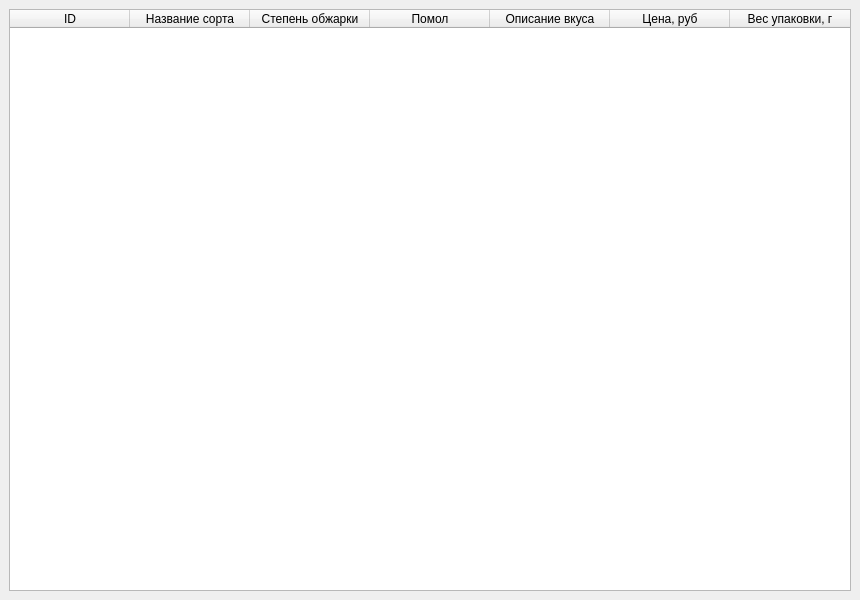
<?xml version="1.0" encoding="UTF-8"?>
<ui version="4.0">
 <class>MainWindow</class>
 <widget class="QMainWindow" name="MainWindow">
  <property name="geometry">
   <rect>
    <x>0</x>
    <y>0</y>
    <width>860</width>
    <height>600</height>
   </rect>
  </property>
  <property name="windowTitle">
   <string>Эспрессо</string>
  </property>
  <widget class="QWidget" name="centralwidget">
   <layout class="QGridLayout" name="gridLayout">
    <item row="0" column="0">
     <widget class="QTableWidget" name="tableWidget">
      <property name="showGrid">
       <bool>true</bool>
      </property>
      <property name="gridStyle">
       <enum>Qt::NoPen</enum>
      </property>
      <property name="rowCount">
       <number>0</number>
      </property>
      <attribute name="horizontalHeaderVisible">
       <bool>true</bool>
      </attribute>
      <attribute name="horizontalHeaderCascadingSectionResizes">
       <bool>false</bool>
      </attribute>
      <attribute name="horizontalHeaderMinimumSectionSize">
       <number>39</number>
      </attribute>
      <attribute name="horizontalHeaderDefaultSectionSize">
       <number>120</number>
      </attribute>
      <attribute name="horizontalHeaderShowSortIndicator" stdset="0">
       <bool>false</bool>
      </attribute>
      <attribute name="horizontalHeaderStretchLastSection">
       <bool>false</bool>
      </attribute>
      <attribute name="verticalHeaderVisible">
       <bool>false</bool>
      </attribute>
      <attribute name="verticalHeaderCascadingSectionResizes">
       <bool>false</bool>
      </attribute>
      <attribute name="verticalHeaderDefaultSectionSize">
       <number>120</number>
      </attribute>
      <column>
       <property name="text">
        <string>ID</string>
       </property>
      </column>
      <column>
       <property name="text">
        <string>Название сорта</string>
       </property>
      </column>
      <column>
       <property name="text">
        <string>Степень обжарки</string>
       </property>
      </column>
      <column>
       <property name="text">
        <string>Помол</string>
       </property>
      </column>
      <column>
       <property name="text">
        <string>Описание вкуса</string>
       </property>
      </column>
      <column>
       <property name="text">
        <string>Цена, руб</string>
       </property>
      </column>
      <column>
       <property name="text">
        <string>Вес упаковки, г</string>
       </property>
      </column>
     </widget>
    </item>
   </layout>
  </widget>
 </widget>
 <resources/>
 <connections/>
</ui>
